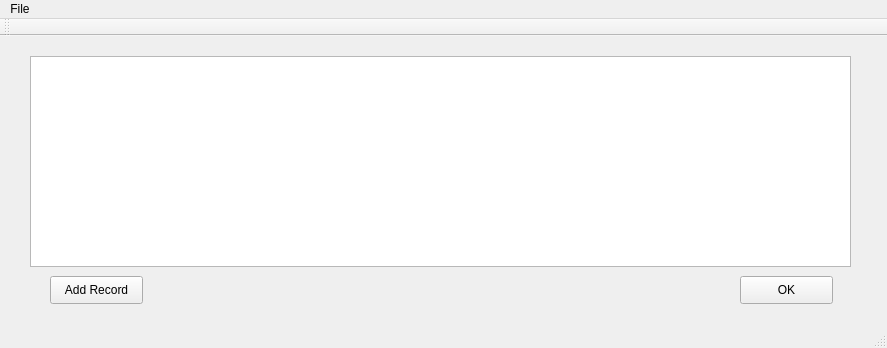
<?xml version="1.0" encoding="UTF-8"?>
<ui version="4.0">
 <class>DatabaseForm</class>
 <widget class="QMainWindow" name="DatabaseForm">
  <property name="geometry">
   <rect>
    <x>0</x>
    <y>0</y>
    <width>887</width>
    <height>348</height>
   </rect>
  </property>
  <property name="windowTitle">
   <string>DatabaseForm</string>
  </property>
  <widget class="QWidget" name="centralWidget">
   <widget class="QTableWidget" name="DataTable">
    <property name="geometry">
     <rect>
      <x>30</x>
      <y>20</y>
      <width>821</width>
      <height>211</height>
     </rect>
    </property>
   </widget>
   <widget class="QPushButton" name="AddRecordButton">
    <property name="geometry">
     <rect>
      <x>50</x>
      <y>240</y>
      <width>93</width>
      <height>28</height>
     </rect>
    </property>
    <property name="text">
     <string>Add Record</string>
    </property>
   </widget>
   <widget class="QPushButton" name="OkButton">
    <property name="geometry">
     <rect>
      <x>740</x>
      <y>240</y>
      <width>93</width>
      <height>28</height>
     </rect>
    </property>
    <property name="text">
     <string>OK</string>
    </property>
   </widget>
  </widget>
  <widget class="QMenuBar" name="menuBar">
   <property name="geometry">
    <rect>
     <x>0</x>
     <y>0</y>
     <width>887</width>
     <height>26</height>
    </rect>
   </property>
   <widget class="QMenu" name="menuFile">
    <property name="title">
     <string>File</string>
    </property>
    <addaction name="actionSave"/>
   </widget>
   <addaction name="menuFile"/>
  </widget>
  <widget class="QToolBar" name="mainToolBar">
   <attribute name="toolBarArea">
    <enum>TopToolBarArea</enum>
   </attribute>
   <attribute name="toolBarBreak">
    <bool>false</bool>
   </attribute>
  </widget>
  <widget class="QStatusBar" name="statusBar"/>
  <action name="actionSave">
   <property name="text">
    <string>Save</string>
   </property>
  </action>
 </widget>
 <layoutdefault spacing="6" margin="11"/>
 <resources/>
 <connections>
  <connection>
   <sender>OkButton</sender>
   <signal>clicked()</signal>
   <receiver>DatabaseForm</receiver>
   <slot>close()</slot>
   <hints>
    <hint type="sourcelabel">
     <x>783</x>
     <y>292</y>
    </hint>
    <hint type="destinationlabel">
     <x>674</x>
     <y>306</y>
    </hint>
   </hints>
  </connection>
 </connections>
</ui>
